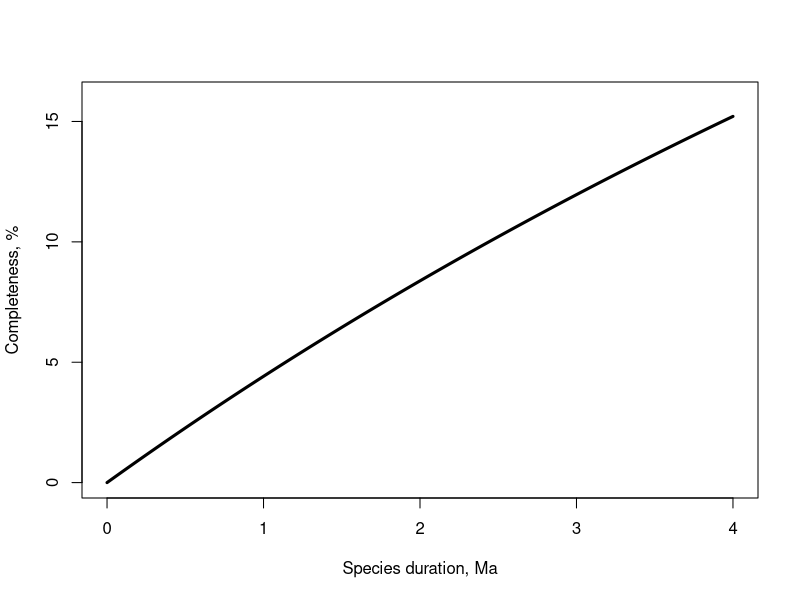
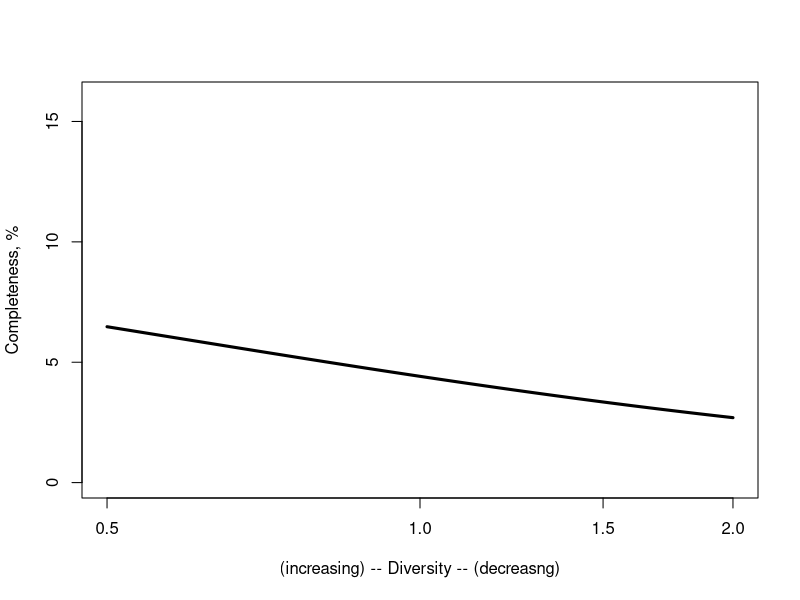

The R source for these figures, in order:
# 2021 03 26 I.Zliobaite

Nnow <- 6363
Nfos <- 4501+742
d <- 1
t <- 23-5.333

C <- (Nfos/Nnow)*(d/(d+t))

dd <- seq(0,4,0.01)

CC <- (Nfos/Nnow)*(dd/(dd+t))

pdf('fig_sensitivity1.pdf',height = 3.5,width=4)
plot(dd,CC*100,type='l',lwd=3,xlab = 'Species duration, Ma',ylab = 'Completeness, %',ylim = c(0,16))
dev.off()

alf <- 2
bet <- ((alf + (1-alf)*(23-5.333)/23) + alf)/2

C2 <- Nfos/(Nnow*alf + Nnow*bet*t/d)

aa <- seq(0.5,2,0.01)
bb <-  ((aa + (1-aa)*(23-5.333)/23) + aa)/2

CC2 <- Nfos/(Nnow*aa + Nnow*bb*t/d)

pdf('fig_sensitivity2.pdf',height = 3.5,width=4)
plot(aa,CC2*100,type='l',lwd=3,xlab = '(increasing) -- Diversity -- (decreasng)',ylab = 'Completeness, %',ylim = c(0,16),log="x")
dev.off()
